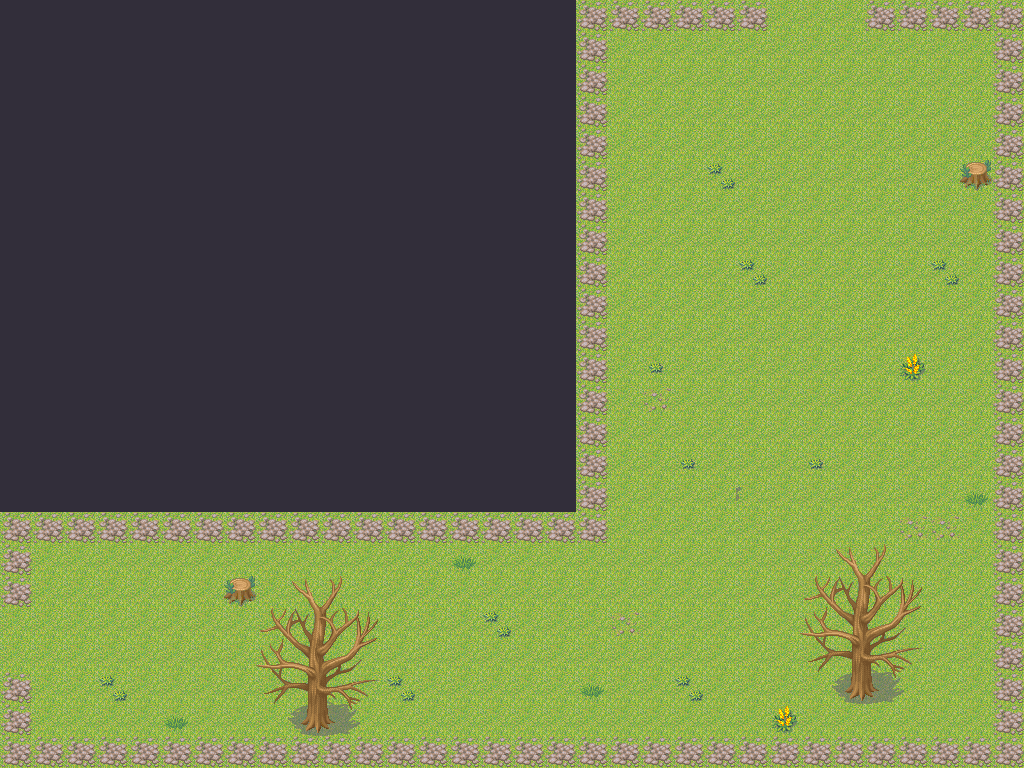

This is a level from a 2D game, rendered from its Tiled map with the project's own tilesets. A one-line summary and the map file follow, with tile-layer data summarised:
An orthogonal 32x24 tile map with 32x32 px tiles, 2 tile layers (cdt1, cdt2) and 8 objects (Player, tesouro1, tesouro2, Monstro4, Monstro3, ...).

<map version="1.0" orientation="orthogonal" width="32" height="24" tilewidth="32" tileheight="32">
 <tileset firstgid="1" name="tiles" tilewidth="32" tileheight="32">
  <image source="../../../jogoGA/bin/assets/tiles.png" width="256" height="320" />
 </tileset>
 <layer name="cdt1" width="32" height="24">
  <data>[768 cells, 768 non-empty, 2 distinct tile ids]</data>
 </layer>
 <layer name="cdt2" width="32" height="24">
  <data>[768 cells, 168 non-empty, 29 distinct tile ids]</data>
 </layer>
 <objectgroup name="Objetos" width="32" height="24">
  <object name="Player" x="64" y="608" width="32" height="64" />
  <object name="tesouro1" type="tesouro1" x="926" y="704" width="32" height="32">
   <properties>
    <property name="Descricao" value="" />
    <property name="NomeItem" value="" />
   </properties>
  </object>
  <object name="tesouro2" type="tesouro2" x="928" y="608" width="32" height="32">
   <properties>
    <property name="Descricao" value="" />
    <property name="NomeItem" value="" />
   </properties>
  </object>
 </objectgroup>
 <objectgroup name="Monstros" width="32" height="24">
  <object name="monstro4" type="Monstro4" x="800" y="128" width="32" height="32">
   <properties>
    <property name="Atk" value="0" />
    <property name="Def" value="0" />
    <property name="Vida" value="0" />
   </properties>
  </object>
  <object name="monstro3" type="Monstro3" x="576" y="608" width="32" height="32">
   <properties>
    <property name="Atk" value="0" />
    <property name="Def" value="0" />
    <property name="Vida" value="0" />
   </properties>
  </object>
  <object name="monstro2" type="Monstro2" x="736" y="384" width="32" height="32">
   <properties>
    <property name="Atk" value="0" />
    <property name="Def" value="0" />
    <property name="Vida" value="0" />
   </properties>
  </object>
  <object name="monstro5" type="Monstro5" x="896" y="416" width="32" height="32">
   <properties>
    <property name="Atk" value="0" />
    <property name="Def" value="0" />
    <property name="Vida" value="0" />
   </properties>
  </object>
  <object name="monstro1" type="Monstro1" x="704" y="576" width="32" height="32">
   <properties>
    <property name="Atk" value="0" />
    <property name="Def" value="0" />
    <property name="Vida" value="0" />
   </properties>
  </object>
 </objectgroup>
</map>
